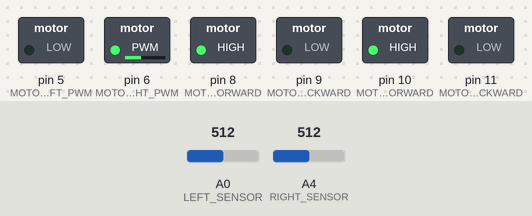
Recording of a sketch running on a simulated Arduino Uno, built with avr-gcc and run on an emulated ATmega328P. Shown: switched loads named in the sketch (green lamp = pin HIGH). Inputs (shaded band) come from the test bench; at power-on: A0 (LEFT_SENSOR) = 512, A4 (RIGHT_SENSOR) = 512.

Above: at 1.2 s.
1.3 s: A0 (LEFT_SENSOR) set to 513
At 2.0 s:
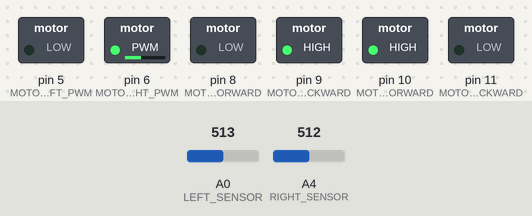
2.8 s: A4 (RIGHT_SENSOR) set to 524
At 3.1 s:
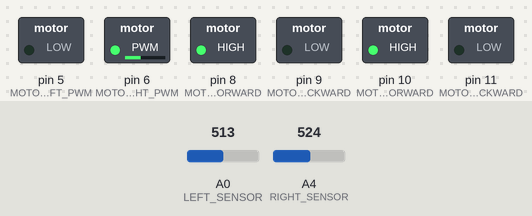
4.3 s: A4 (RIGHT_SENSOR) set to 670
At 5.4 s:
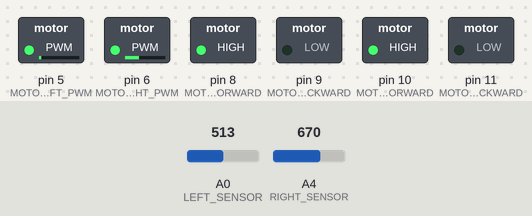
5.8 s: A0 (LEFT_SENSOR) set to 122
At 6.6 s:
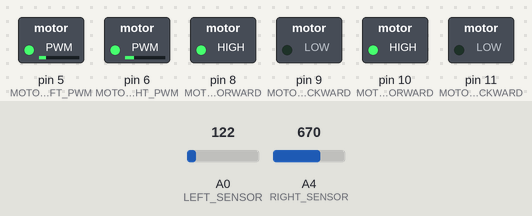
7.3 s: A4 (RIGHT_SENSOR) set to 40
At 7.7 s:
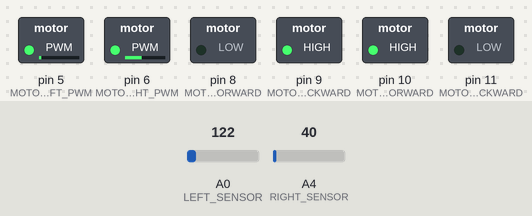
8.8 s: A0 (LEFT_SENSOR) set to 511
At 10.1 s:
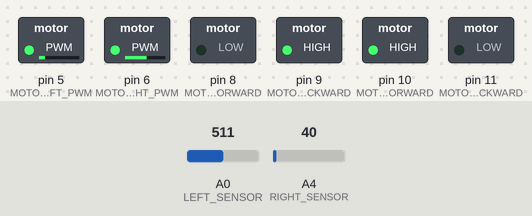
Timing chart, 0 to 11.3 s (numbered marks = the images above; inputs shaded):
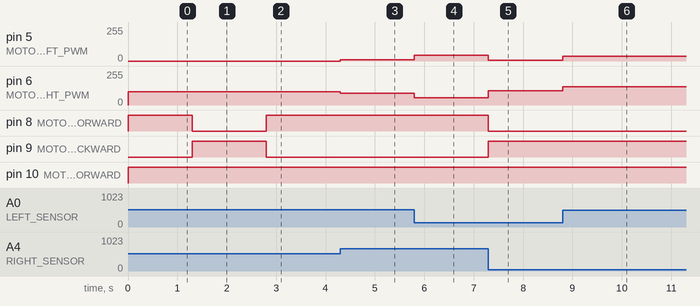

The sketch:

codeAnalog.ino
```cpp
#define MOTOR_LEFT_FORWARD 8
#define MOTOR_LEFT_BACKWARD 9
#define MOTOR_RIGHT_FORWARD 10
#define MOTOR_RIGHT_BACKWARD 11
#define MOTOR_LEFT_PWM 5
#define MOTOR_RIGHT_PWM 6

#define LEFT_SENSOR A0
#define RIGHT_SENSOR A4

double El, Er, SpeedL, SpeedR;
double LeftMax = 660, RightMax = 660;
double LeftMin = 45, RightMin = 45;
double LeftCurrent, RightCurrent;
double LeftMaxSpeed = 50, RightMaxSpeed = 50;
double err;


// Define a custom function to constrain a value between a min and max
double Constraint(double value, double minVal, double maxVal) {
  return min(max(value, minVal), maxVal);
}
void UpdateSensors() {
  // Read current sensor values and constrain them to the min/max range
  LeftCurrent = Constraint(analogRead(LEFT_SENSOR), LeftMin, LeftMax);
  RightCurrent = Constraint(analogRead(RIGHT_SENSOR), RightMin, RightMax);
}

void setup() {


  // Set pin modes for motor control
  pinMode(MOTOR_LEFT_FORWARD, OUTPUT);
  pinMode(MOTOR_LEFT_BACKWARD, OUTPUT);
  pinMode(MOTOR_RIGHT_FORWARD, OUTPUT);
  pinMode(MOTOR_RIGHT_BACKWARD, OUTPUT);
  pinMode(MOTOR_LEFT_PWM, OUTPUT);
  pinMode(MOTOR_RIGHT_PWM, OUTPUT);

  pinMode(LEFT_SENSOR, INPUT);
  pinMode(RIGHT_SENSOR, INPUT);
  // Set initial speed for motors to 0
  analogWrite(MOTOR_LEFT_PWM, 0);
  analogWrite(MOTOR_RIGHT_PWM, 0);
}

void loop() {
  UpdateSensors();

  El = ((LeftCurrent - LeftMin) / (LeftMax - LeftMin)) * 2;
  Er = ((RightMax - RightCurrent) / (RightMax - RightMin)) * 2;
  err = (El+Er)/2;

  SpeedL = LeftMaxSpeed * (1 - err);   // Scale El to the PWM range (0-255)
  SpeedR = RightMaxSpeed * (1 + err);  // Scale Er to the PWM range (0-255)

  if (SpeedL < 0) {
    // digitalWrite(MOTOR_LEFT_BACKWARD, HIGH);
    // digitalWrite(MOTOR_LEFT_FORWARD, LOW);
    // analogWrite(MOTOR_LEFT_PWM, abs(SpeedL));
    digitalWrite(MOTOR_LEFT_BACKWARD, HIGH);
    digitalWrite(MOTOR_LEFT_FORWARD, LOW);
    analogWrite(MOTOR_LEFT_PWM, abs(SpeedL));
  } else {
    // digitalWrite(MOTOR_LEFT_BACKWARD, LOW);
    // digitalWrite(MOTOR_LEFT_FORWARD, HIGH);
    // analogWrite(MOTOR_LEFT_PWM, SpeedL);
    digitalWrite(MOTOR_LEFT_BACKWARD, LOW);
    digitalWrite(MOTOR_LEFT_FORWARD, HIGH);
    analogWrite(MOTOR_LEFT_PWM, SpeedL);
  }

  if (SpeedR < 0) {
    // digitalWrite(MOTOR_RIGHT_BACKWARD, HIGH);
    // digitalWrite(MOTOR_RIGHT_FORWARD, LOW);
    // analogWrite(MOTOR_RIGHT_PWM, abs(SpeedR));
    digitalWrite(MOTOR_RIGHT_BACKWARD, HIGH);
    digitalWrite(MOTOR_RIGHT_FORWARD, LOW);
    analogWrite(MOTOR_RIGHT_PWM, abs(SpeedR));
  } else {
    // digitalWrite(MOTOR_RIGHT_BACKWARD, LOW);
    // digitalWrite(MOTOR_RIGHT_FORWARD, HIGH);
    // analogWrite(MOTOR_RIGHT_PWM, SpeedR);
    digitalWrite(MOTOR_RIGHT_BACKWARD, LOW);
    digitalWrite(MOTOR_RIGHT_FORWARD, HIGH);
    analogWrite(MOTOR_RIGHT_PWM, SpeedR);
  }
  // analogWrite(MOTOR_LEFT_PWM, 60);
  // digitalWrite(MOTOR_LEFT_BACKWARD, HIGH);
}
```

Measured:
- the behaviour switches between 512 and 513 on A0 (LEFT_SENSOR) (found by bisection; images 0 and 1)
- the behaviour switches between 512 and 513 on A4 (RIGHT_SENSOR) (found by bisection; images 1 and 2)
- after the input at 1.3 s, pin 8 (MOTOR_LEFT_FORWARD): HIGH → LOW at once; pin 9 (MOTOR_LEFT_BACKWARD): LOW → HIGH at once
- after the input at 2.8 s, pin 6 (MOTOR_RIGHT_PWM): 100/255 → 99/255 at once; pin 8 (MOTOR_LEFT_FORWARD): LOW → HIGH at once; pin 9 (MOTOR_LEFT_BACKWARD): HIGH → LOW at once
- after the input at 4.3 s, pin 5 (MOTOR_LEFT_PWM): 0/255 → 11/255 at once; pin 6 (MOTOR_RIGHT_PWM): 99/255 → 88/255 at once
- after the input at 5.8 s, pin 5 (MOTOR_LEFT_PWM): 11/255 → 43/255 at once; pin 6 (MOTOR_RIGHT_PWM): 88/255 → 56/255 at once
- after the input at 7.3 s, pin 5 (MOTOR_LEFT_PWM): 43/255 → 6/255 at once; pin 6 (MOTOR_RIGHT_PWM): 56/255 → 106/255 at once; pin 8 (MOTOR_LEFT_FORWARD): HIGH → LOW at once; pin 9 (MOTOR_LEFT_BACKWARD): LOW → HIGH at once
- after the input at 8.8 s, pin 5 (MOTOR_LEFT_PWM): 6/255 → 37/255 at once; pin 6 (MOTOR_RIGHT_PWM): 106/255 → 137/255 at once
